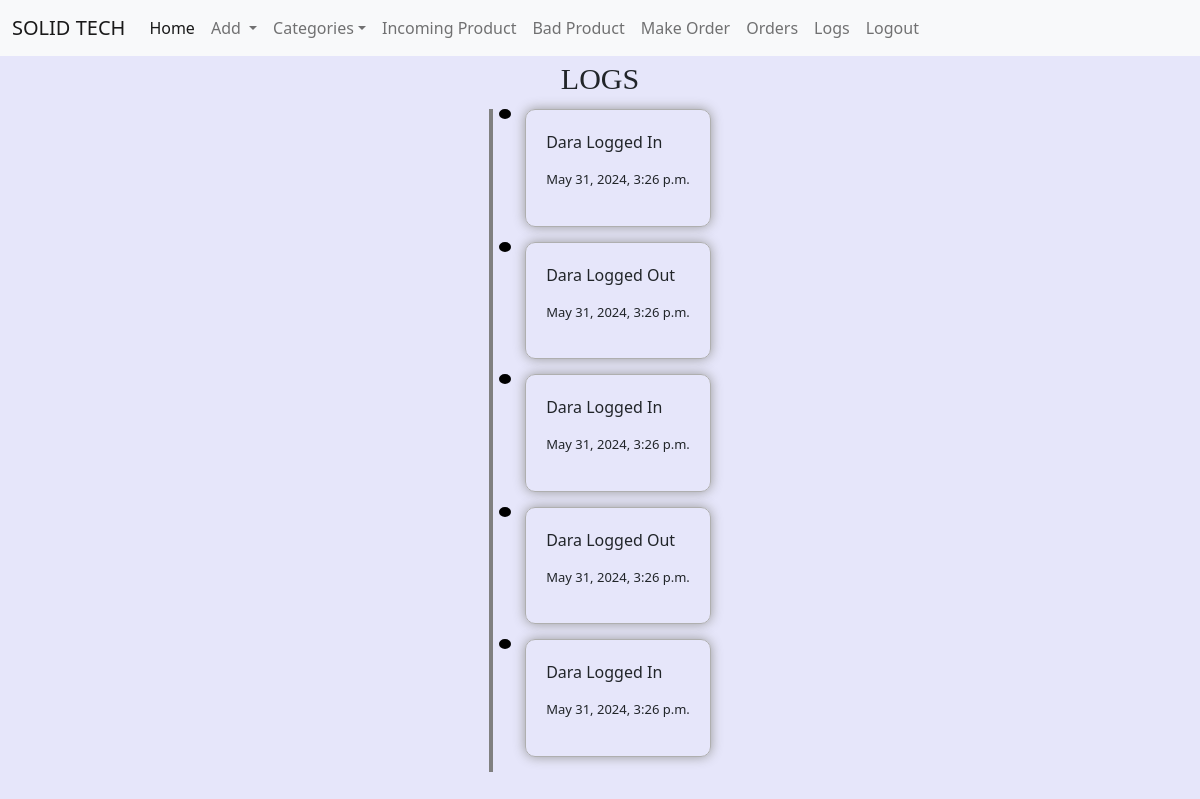
/seller/log/ (signed in), run on the app's committed database.
### Sellers/models.py (models this page shows)
class Log(models.Model):
    log = models.CharField(max_length=10000000)
    date_created = models.DateTimeField(auto_now_add=True)

### Sellers/views.py (the view)
# urls.py: path('log/',views.log,name='log'),
@login_required
def log(request):
    if request.method == "POST":
        searched = request.POST['searched']
        log = Log.objects.filter(date_created=datetime.date(searched)).order_by('-id')
        context = {
            'searched': searched,
            'log': log,
        }
        return render(request, 'seller/log.html', context)
    else:
        return render(request, 'seller/log.html', {})

### utils/context_processors.py (called while the page is built)
def navbar_categories(request):
    categories = Category.objects.all()
    category = Category.objects.filter(parent=None)
    log = Log.objects.all().order_by('-id')[:5]
    return {'navbar_categories':categories,'category':category,'log':log}

### Sellers/templates/seller/log.html (shortened to what this page needs)
{% extends 'base.html' %}
    {% load static %}
    {% block title %}
        <link rel="stylesheet" href="{% static 'css/log.css' %}">
        <link href="https://cdn.jsdelivr.net/npm/bootstrap@5.2.2/dist/css/bootstrap.min.css" rel="stylesheet"
>
    {% endblock %}
{% block content %}
    <div id="log-div">
        <h4 id="text">LOGS</h4>
        <ul>
            {% for logs in log %}
                <li>
                <span id="circle"></span>
                    <div id="log-sub">
                        <p id="name">{{ logs.log|title }}</p>
                        <p id="date">{{ logs.date_created }}</p>
                    </div>
                </li>
            {% endfor %}
        </ul>
    </div>
    <br>
{% endblock %}

### static/css/log.css (style rules this page uses)
#text { font-family: SansSerif, serif; font-size: 30px; font-style: normal; font-weight: 400; line-height: 150%; }
#log-div { display: grid; place-items: center; }
#log-sub { border: 1px #afafaf solid; width: fit-content; height: fit-content; margin-bottom: 15px; padding: 20px; border-radius: 10px; box-shadow: hsl(0, 0%, 60%) 0 0 12px; }
#log-div ul { border-left: 4px solid grey; list-style: none; }
li #circle { display: grid; place-items: center; width: 12px; height: 10px; background-color: black; border-radius: 50%; position: absolute; left: 41%; margin-left: 7px; }
li { list-style: none; }
li:nth-child(odd) { float: left; clear: right; }
li:nth-child(even) { float: right; clear: left; }
#date { font-size: 13px; }

### data on the page
Log: log "Dara Logged In", date_created "May 31, 2024, 3:26 p.m."
Log: log "Dara Logged Out", date_created "May 31, 2024, 3:26 p.m."
Log: log "Dara Logged In", date_created "May 31, 2024, 3:26 p.m."
Log: log "Dara Logged Out", date_created "May 31, 2024, 3:26 p.m."
Log: log "Dara Logged In", date_created "May 31, 2024, 3:26 p.m."
